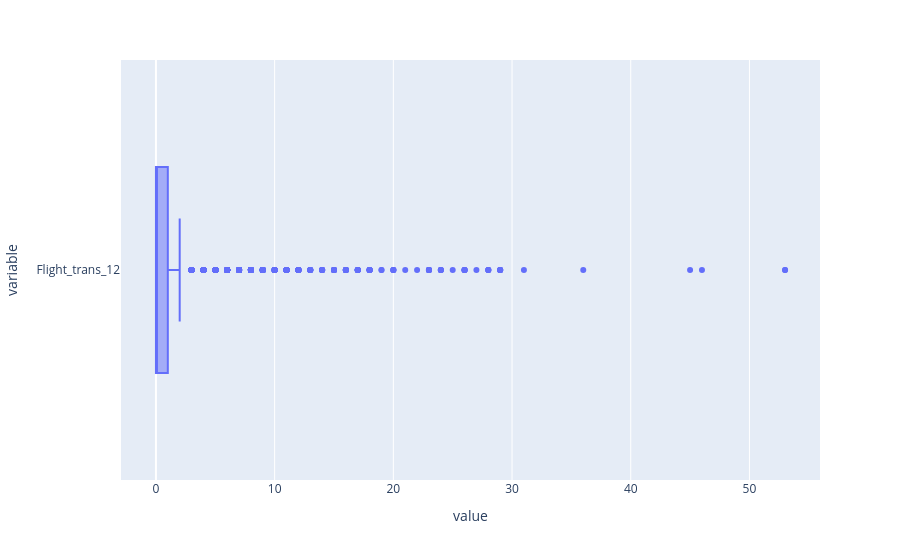

Notebook source saved alongside this figure:
### Code cell
#Replacing Outlier In Flight Trans 12 Column
pe.box(Airlines['Flight_trans_12'], orientation='h')

### Figure 1 — Plotly figure (JSON) as saved in the notebook; plotly's stock layout.template omitted (floating-point values rounded to 4 significant figures; data arrays with more than 128 entries replaced by an {"elided": "..."} marker saying what was removed)
{"data": [{"alignmentgroup": "True", "hovertemplate": "value=%{x}<br>variable=%{y}<extra></extra>", "legendgroup": "", "marker": {"color": "#636efa"}, "name": "", "notched": false, "offsetgroup": "", "orientation": "h", "showlegend": false, "type": "box", "x": {"elided": "3999 int values"}, "x0": " ", "xaxis": "x", "y": {"elided": "3999 str values"}, "y0": " ", "yaxis": "y"}], "layout": {"autosize": true, "boxmode": "group", "legend": {"tracegroupgap": 0}, "margin": {"t": 60}, "xaxis": {"anchor": "y", "autorange": true, "domain": [0, 1], "range": [-2.944, 55.94], "title": {"text": "value"}, "type": "linear"}, "yaxis": {"anchor": "x", "autorange": true, "domain": [0, 1], "range": [-0.5, 0.5], "title": {"text": "variable"}, "type": "category"}}}
